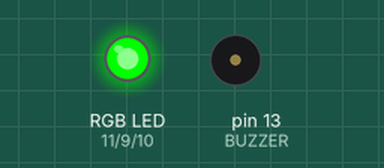
Recording of a sketch running on a simulated Arduino Uno, built with avr-gcc and run on an emulated ATmega328P. On the bench: an RGB LED mixed from three pins (HIGH = lit), buzzer (waves = sounding). What the sketch prints to the serial monitor is not drawn.

Above: at 0.15 s.
At 7.96 s:
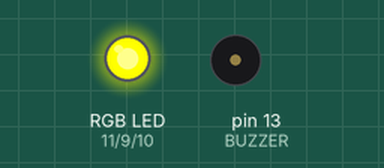
Timing chart, 0 to 8.1 s (numbered marks = the images above):
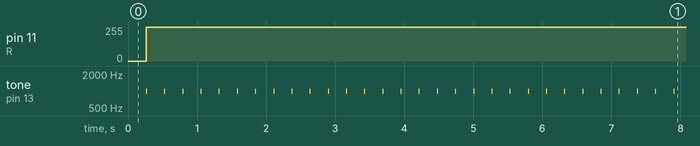

Measured:
- by itself, pin 11 (R): 0/255 → 255/255 at 0.26 s
- by itself, tone on pin 13 (BUZZER): alternates 1000 Hz for 0.01 s and silent for 0.25 s

The sketch:

Proyecto_4_v1.ino
```cpp
const int R = 11;
const int G = 9;
const int B = 10;
const int BUZZER = 13;
const int MIN = 0;
const int MAX = 255;
const int timeDelay = 1;

const bool debug = false;

bool changeColour = false;

int rVal = MIN;
bool rInc = true;

int gVal = MAX;
bool gInc = true;

int bVal = MIN;
bool bInc = true;

void setup() {
  Serial.begin(9600);
  pinMode(R,OUTPUT);
  pinMode(G,OUTPUT);
  pinMode(B,OUTPUT);
  pinMode(BUZZER,OUTPUT);

  analogWrite(R,rVal);
  analogWrite(G,gVal);
  analogWrite(B,bVal);
  Serial.println("\n--- Program Ready ---\n");
}

void loop() {
  if(gVal==MIN && rVal==MAX){
    rVal = MIN;
    gVal = MAX;
  }

  for(int i=0; i<255; i++){
    if(!changeColour){
      rVal++;
    }else{
      gVal--;
    }
    if(debug){
    printColour(rVal,gVal,bVal);
  }else{
    setLedColour(rVal,gVal,bVal);
  }
    delay(timeDelay);
  }

  if(changeColour){
    changeColour = false;
  }else{
    changeColour = true;
  }

  if(debug){
    Serial.println("\n--- End of loop() ---\n");
  }

  tone(BUZZER,1000,10);
}

void printColour(int red, int green, int blue){
  Serial.print("RGB: (");
  Serial.print(red);
  Serial.print(",");
  Serial.print(green);
  Serial.print(",");
  Serial.print(blue);
  Serial.println(") ");
}

void setLedColour(int red,int green, int blue){
  analogWrite(R,red);
  analogWrite(G,green);
  analogWrite(B,blue);
}
```
